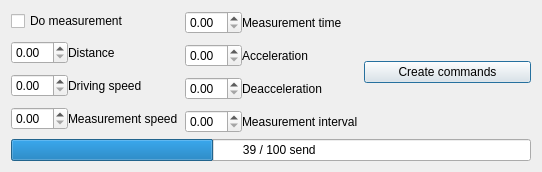
<?xml version="1.0" encoding="UTF-8"?>
<ui version="4.0">
 <class>Dialog</class>
 <widget class="QDialog" name="Dialog">
  <property name="geometry">
   <rect>
    <x>0</x>
    <y>0</y>
    <width>557</width>
    <height>188</height>
   </rect>
  </property>
  <property name="sizePolicy">
   <sizepolicy hsizetype="Fixed" vsizetype="Fixed">
    <horstretch>0</horstretch>
    <verstretch>0</verstretch>
   </sizepolicy>
  </property>
  <property name="minimumSize">
   <size>
    <width>557</width>
    <height>188</height>
   </size>
  </property>
  <property name="windowTitle">
   <string>Automatic Mode</string>
  </property>
  <layout class="QGridLayout" name="gridLayout">
   <property name="sizeConstraint">
    <enum>QLayout::SetFixedSize</enum>
   </property>
   <item row="0" column="0">
    <layout class="QFormLayout" name="formLayout_2">
     <property name="verticalSpacing">
      <number>10</number>
     </property>
     <item row="0" column="0">
      <widget class="QCheckBox" name="doMeasurement">
       <property name="text">
        <string>Do measurement</string>
       </property>
      </widget>
     </item>
     <item row="1" column="0">
      <layout class="QHBoxLayout" name="horizontalLayout">
       <item>
        <widget class="QDoubleSpinBox" name="distance"/>
       </item>
       <item>
        <widget class="QLabel" name="label">
         <property name="text">
          <string>Distance</string>
         </property>
        </widget>
       </item>
      </layout>
     </item>
     <item row="2" column="0">
      <layout class="QHBoxLayout" name="horizontalLayout_2">
       <item>
        <widget class="QDoubleSpinBox" name="drivingSpeed"/>
       </item>
       <item>
        <widget class="QLabel" name="label_2">
         <property name="text">
          <string>Driving speed</string>
         </property>
        </widget>
       </item>
      </layout>
     </item>
     <item row="3" column="0">
      <layout class="QHBoxLayout" name="horizontalLayout_3">
       <item>
        <widget class="QDoubleSpinBox" name="measurmentSpeed"/>
       </item>
       <item>
        <widget class="QLabel" name="label_3">
         <property name="text">
          <string>Measurement speed</string>
         </property>
        </widget>
       </item>
      </layout>
     </item>
    </layout>
   </item>
   <item row="0" column="1">
    <layout class="QFormLayout" name="formLayout">
     <property name="verticalSpacing">
      <number>10</number>
     </property>
     <item row="0" column="0">
      <layout class="QHBoxLayout" name="horizontalLayout_4">
       <item>
        <widget class="QDoubleSpinBox" name="measurementTime"/>
       </item>
       <item>
        <widget class="QLabel" name="label_4">
         <property name="text">
          <string>Measurement time</string>
         </property>
        </widget>
       </item>
      </layout>
     </item>
     <item row="1" column="0">
      <layout class="QHBoxLayout" name="horizontalLayout_5">
       <item>
        <widget class="QDoubleSpinBox" name="acceleration"/>
       </item>
       <item>
        <widget class="QLabel" name="label_5">
         <property name="text">
          <string>Acceleration</string>
         </property>
        </widget>
       </item>
      </layout>
     </item>
     <item row="2" column="0">
      <layout class="QHBoxLayout" name="horizontalLayout_6">
       <item>
        <widget class="QDoubleSpinBox" name="deacceleration"/>
       </item>
       <item>
        <widget class="QLabel" name="label_6">
         <property name="text">
          <string>Deacceleration</string>
         </property>
        </widget>
       </item>
      </layout>
     </item>
     <item row="3" column="0">
      <layout class="QHBoxLayout" name="horizontalLayout_7">
       <item>
        <widget class="QDoubleSpinBox" name="measurementInterval"/>
       </item>
       <item>
        <widget class="QLabel" name="label_7">
         <property name="text">
          <string>Measurement interval</string>
         </property>
        </widget>
       </item>
      </layout>
     </item>
    </layout>
   </item>
   <item row="0" column="2">
    <widget class="QPushButton" name="pushButton">
     <property name="text">
      <string>Create commands</string>
     </property>
    </widget>
   </item>
   <item row="1" column="0" colspan="3">
    <widget class="QProgressBar" name="sendingProgress">
     <property name="sizePolicy">
      <sizepolicy hsizetype="Fixed" vsizetype="Fixed">
       <horstretch>0</horstretch>
       <verstretch>0</verstretch>
      </sizepolicy>
     </property>
     <property name="minimumSize">
      <size>
       <width>520</width>
       <height>0</height>
      </size>
     </property>
     <property name="minimum">
      <number>0</number>
     </property>
     <property name="value">
      <number>39</number>
     </property>
     <property name="invertedAppearance">
      <bool>false</bool>
     </property>
     <property name="format">
      <string>     %v / %m send</string>
     </property>
    </widget>
   </item>
  </layout>
 </widget>
 <resources/>
 <connections/>
</ui>
